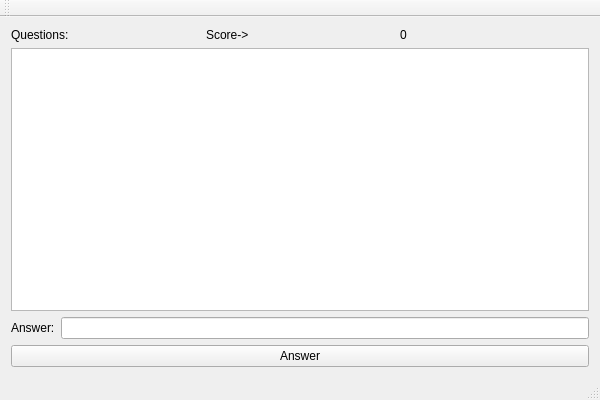
<?xml version="1.0" encoding="UTF-8"?>
<ui version="4.0">
 <class>ParticipantUIClass</class>
 <widget class="QMainWindow" name="ParticipantUIClass">
  <property name="geometry">
   <rect>
    <x>0</x>
    <y>0</y>
    <width>600</width>
    <height>400</height>
   </rect>
  </property>
  <property name="windowTitle">
   <string>ParticipantUI</string>
  </property>
  <widget class="QWidget" name="centralWidget">
   <layout class="QVBoxLayout" name="verticalLayout">
    <item>
     <layout class="QHBoxLayout" name="horizontalLayout">
      <item>
       <widget class="QLabel" name="label">
        <property name="text">
         <string>Questions:</string>
        </property>
       </widget>
      </item>
      <item>
       <widget class="QLabel" name="label_3">
        <property name="text">
         <string>Score-&gt;</string>
        </property>
       </widget>
      </item>
      <item>
       <widget class="QLabel" name="scoreLabel">
        <property name="text">
         <string>0</string>
        </property>
       </widget>
      </item>
     </layout>
    </item>
    <item>
     <widget class="QListWidget" name="questionListWidget"/>
    </item>
    <item>
     <layout class="QFormLayout" name="formLayout">
      <item row="0" column="0">
       <widget class="QLabel" name="label_2">
        <property name="text">
         <string>Answer:</string>
        </property>
       </widget>
      </item>
      <item row="0" column="1">
       <widget class="QLineEdit" name="answerLineEdit"/>
      </item>
     </layout>
    </item>
    <item>
     <widget class="QPushButton" name="answerPushButton">
      <property name="text">
       <string>Answer</string>
      </property>
     </widget>
    </item>
   </layout>
  </widget>
  <widget class="QMenuBar" name="menuBar">
   <property name="geometry">
    <rect>
     <x>0</x>
     <y>0</y>
     <width>600</width>
     <height>22</height>
    </rect>
   </property>
  </widget>
  <widget class="QToolBar" name="mainToolBar">
   <attribute name="toolBarArea">
    <enum>TopToolBarArea</enum>
   </attribute>
   <attribute name="toolBarBreak">
    <bool>false</bool>
   </attribute>
  </widget>
  <widget class="QStatusBar" name="statusBar"/>
 </widget>
 <layoutdefault spacing="6" margin="11"/>
 <resources/>
 <connections>
  <connection>
   <sender>answerPushButton</sender>
   <signal>clicked()</signal>
   <receiver>ParticipantUIClass</receiver>
   <slot>answerQuestion()</slot>
   <hints>
    <hint type="sourcelabel">
     <x>312</x>
     <y>363</y>
    </hint>
    <hint type="destinationlabel">
     <x>891</x>
     <y>132</y>
    </hint>
   </hints>
  </connection>
 </connections>
 <slots>
  <slot>answerQuestion()</slot>
 </slots>
</ui>
